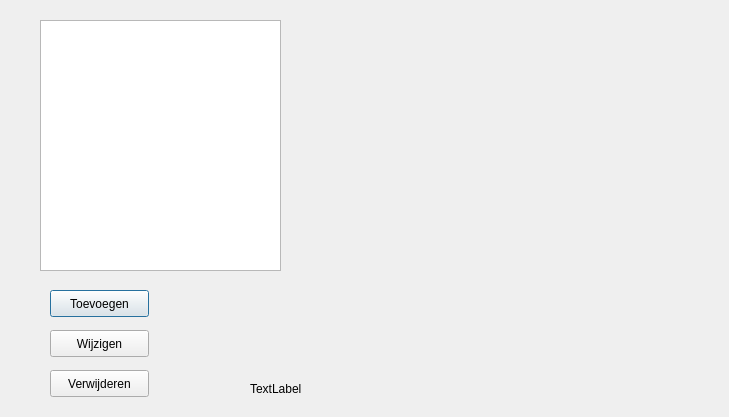
<?xml version="1.0" encoding="UTF-8"?>
<ui version="4.0">
 <class>TeamDialog</class>
 <widget class="QDialog" name="TeamDialog">
  <property name="geometry">
   <rect>
    <x>0</x>
    <y>0</y>
    <width>729</width>
    <height>417</height>
   </rect>
  </property>
  <property name="windowTitle">
   <string>Dialog</string>
  </property>
  <widget class="QTableView" name="tableView">
   <property name="geometry">
    <rect>
     <x>40</x>
     <y>20</y>
     <width>241</width>
     <height>251</height>
    </rect>
   </property>
  </widget>
  <widget class="QPushButton" name="pbToevoegen">
   <property name="geometry">
    <rect>
     <x>50</x>
     <y>290</y>
     <width>99</width>
     <height>27</height>
    </rect>
   </property>
   <property name="text">
    <string>Toevoegen</string>
   </property>
  </widget>
  <widget class="QPushButton" name="pbWijzigen">
   <property name="geometry">
    <rect>
     <x>50</x>
     <y>330</y>
     <width>99</width>
     <height>27</height>
    </rect>
   </property>
   <property name="text">
    <string>Wijzigen</string>
   </property>
  </widget>
  <widget class="QPushButton" name="pbVerwijderen">
   <property name="geometry">
    <rect>
     <x>50</x>
     <y>370</y>
     <width>99</width>
     <height>27</height>
    </rect>
   </property>
   <property name="text">
    <string>Verwijderen</string>
   </property>
  </widget>
  <widget class="QLabel" name="label">
   <property name="geometry">
    <rect>
     <x>250</x>
     <y>380</y>
     <width>67</width>
     <height>17</height>
    </rect>
   </property>
   <property name="text">
    <string>TextLabel</string>
   </property>
  </widget>
 </widget>
 <resources/>
 <connections/>
</ui>
